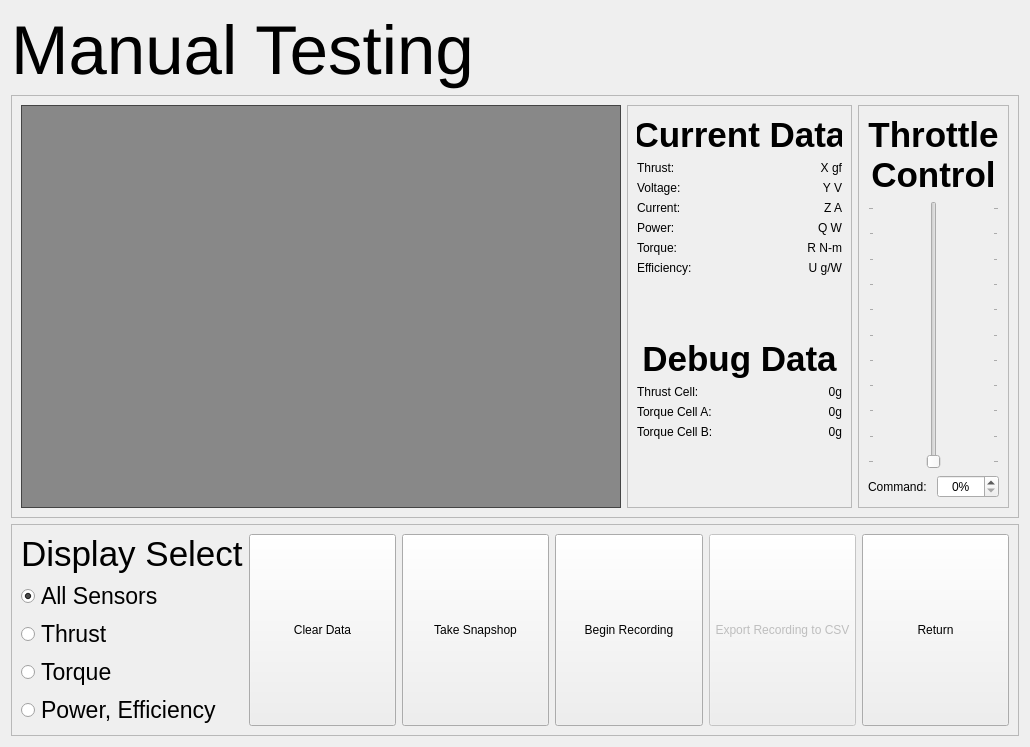
<?xml version="1.0" encoding="UTF-8"?>
<ui version="4.0">
 <class>Form</class>
 <widget class="QWidget" name="Form">
  <property name="geometry">
   <rect>
    <x>0</x>
    <y>0</y>
    <width>1030</width>
    <height>747</height>
   </rect>
  </property>
  <property name="windowTitle">
   <string>Form</string>
  </property>
  <layout class="QVBoxLayout" name="verticalLayout_3">
   <item>
    <widget class="QFrame" name="frame_8">
     <property name="frameShape">
      <enum>QFrame::NoFrame</enum>
     </property>
     <property name="frameShadow">
      <enum>QFrame::Raised</enum>
     </property>
     <layout class="QHBoxLayout" name="horizontalLayout_2">
      <property name="leftMargin">
       <number>0</number>
      </property>
      <property name="topMargin">
       <number>0</number>
      </property>
      <property name="rightMargin">
       <number>0</number>
      </property>
      <property name="bottomMargin">
       <number>0</number>
      </property>
      <item>
       <widget class="QLabel" name="label_2">
        <property name="font">
         <font>
          <pointsize>52</pointsize>
         </font>
        </property>
        <property name="text">
         <string>Manual Testing</string>
        </property>
       </widget>
      </item>
     </layout>
    </widget>
   </item>
   <item>
    <widget class="QFrame" name="frame_10">
     <property name="frameShape">
      <enum>QFrame::StyledPanel</enum>
     </property>
     <property name="frameShadow">
      <enum>QFrame::Raised</enum>
     </property>
     <layout class="QHBoxLayout" name="horizontalLayout_7">
      <property name="sizeConstraint">
       <enum>QLayout::SetMinimumSize</enum>
      </property>
      <item>
       <widget class="QFrame" name="plotContainer">
        <property name="sizePolicy">
         <sizepolicy hsizetype="Expanding" vsizetype="Expanding">
          <horstretch>0</horstretch>
          <verstretch>0</verstretch>
         </sizepolicy>
        </property>
        <property name="minimumSize">
         <size>
          <width>600</width>
          <height>0</height>
         </size>
        </property>
        <property name="autoFillBackground">
         <bool>false</bool>
        </property>
        <layout class="QHBoxLayout" name="horizontalLayout">
         <property name="leftMargin">
          <number>0</number>
         </property>
         <property name="topMargin">
          <number>0</number>
         </property>
         <property name="rightMargin">
          <number>0</number>
         </property>
         <property name="bottomMargin">
          <number>0</number>
         </property>
         <item>
          <widget class="PlotWidget" name="plotArea" native="true">
           <property name="sizePolicy">
            <sizepolicy hsizetype="Expanding" vsizetype="Expanding">
             <horstretch>0</horstretch>
             <verstretch>0</verstretch>
            </sizepolicy>
           </property>
           <property name="minimumSize">
            <size>
             <width>600</width>
             <height>0</height>
            </size>
           </property>
           <property name="autoFillBackground">
            <bool>false</bool>
           </property>
           <property name="styleSheet">
            <string notr="true">background-color: #888;
border: 1px solid #444;</string>
           </property>
          </widget>
         </item>
        </layout>
       </widget>
      </item>
      <item>
       <widget class="QFrame" name="frame_9">
        <property name="sizePolicy">
         <sizepolicy hsizetype="Maximum" vsizetype="Preferred">
          <horstretch>0</horstretch>
          <verstretch>0</verstretch>
         </sizepolicy>
        </property>
        <property name="minimumSize">
         <size>
          <width>200</width>
          <height>350</height>
         </size>
        </property>
        <property name="frameShape">
         <enum>QFrame::StyledPanel</enum>
        </property>
        <property name="frameShadow">
         <enum>QFrame::Raised</enum>
        </property>
        <layout class="QFormLayout" name="formLayout">
         <property name="fieldGrowthPolicy">
          <enum>QFormLayout::AllNonFixedFieldsGrow</enum>
         </property>
         <property name="labelAlignment">
          <set>Qt::AlignLeading|Qt::AlignLeft|Qt::AlignVCenter</set>
         </property>
         <property name="formAlignment">
          <set>Qt::AlignLeading|Qt::AlignLeft|Qt::AlignTop</set>
         </property>
         <item row="0" column="0" colspan="2">
          <widget class="QLabel" name="label_7">
           <property name="font">
            <font>
             <pointsize>26</pointsize>
             <weight>75</weight>
             <bold>true</bold>
            </font>
           </property>
           <property name="text">
            <string>Current Data</string>
           </property>
           <property name="alignment">
            <set>Qt::AlignCenter</set>
           </property>
           <property name="margin">
            <number>0</number>
           </property>
          </widget>
         </item>
         <item row="1" column="0">
          <widget class="QLabel" name="label_8">
           <property name="text">
            <string>Thrust:</string>
           </property>
          </widget>
         </item>
         <item row="1" column="1">
          <widget class="QLabel" name="lblThrust">
           <property name="text">
            <string>X gf</string>
           </property>
           <property name="alignment">
            <set>Qt::AlignRight|Qt::AlignTrailing|Qt::AlignVCenter</set>
           </property>
          </widget>
         </item>
         <item row="2" column="0">
          <widget class="QLabel" name="label_9">
           <property name="text">
            <string>Voltage:</string>
           </property>
          </widget>
         </item>
         <item row="2" column="1">
          <widget class="QLabel" name="lblVoltage">
           <property name="text">
            <string>Y V</string>
           </property>
           <property name="alignment">
            <set>Qt::AlignRight|Qt::AlignTrailing|Qt::AlignVCenter</set>
           </property>
          </widget>
         </item>
         <item row="3" column="0">
          <widget class="QLabel" name="label_10">
           <property name="text">
            <string>Current:</string>
           </property>
          </widget>
         </item>
         <item row="3" column="1">
          <widget class="QLabel" name="lblCurrent">
           <property name="text">
            <string>Z A</string>
           </property>
           <property name="alignment">
            <set>Qt::AlignRight|Qt::AlignTrailing|Qt::AlignVCenter</set>
           </property>
          </widget>
         </item>
         <item row="4" column="0">
          <widget class="QLabel" name="label_11">
           <property name="text">
            <string>Power:</string>
           </property>
          </widget>
         </item>
         <item row="4" column="1">
          <widget class="QLabel" name="lblPower">
           <property name="text">
            <string>Q W</string>
           </property>
           <property name="alignment">
            <set>Qt::AlignRight|Qt::AlignTrailing|Qt::AlignVCenter</set>
           </property>
          </widget>
         </item>
         <item row="5" column="0">
          <widget class="QLabel" name="label_12">
           <property name="text">
            <string>Torque:</string>
           </property>
          </widget>
         </item>
         <item row="5" column="1">
          <widget class="QLabel" name="lblTorque">
           <property name="text">
            <string>R N-m</string>
           </property>
           <property name="alignment">
            <set>Qt::AlignRight|Qt::AlignTrailing|Qt::AlignVCenter</set>
           </property>
          </widget>
         </item>
         <item row="6" column="0">
          <widget class="QLabel" name="label_13">
           <property name="text">
            <string>Efficiency:</string>
           </property>
          </widget>
         </item>
         <item row="6" column="1">
          <widget class="QLabel" name="lblEfficiency">
           <property name="text">
            <string>U g/W</string>
           </property>
           <property name="alignment">
            <set>Qt::AlignRight|Qt::AlignTrailing|Qt::AlignVCenter</set>
           </property>
          </widget>
         </item>
         <item row="7" column="0">
          <spacer name="verticalSpacer">
           <property name="orientation">
            <enum>Qt::Vertical</enum>
           </property>
           <property name="sizeHint" stdset="0">
            <size>
             <width>20</width>
             <height>500</height>
            </size>
           </property>
          </spacer>
         </item>
         <item row="8" column="0" colspan="2">
          <widget class="QLabel" name="label_18">
           <property name="font">
            <font>
             <pointsize>26</pointsize>
             <weight>75</weight>
             <bold>true</bold>
            </font>
           </property>
           <property name="text">
            <string>Debug Data</string>
           </property>
           <property name="alignment">
            <set>Qt::AlignCenter</set>
           </property>
           <property name="margin">
            <number>0</number>
           </property>
          </widget>
         </item>
         <item row="9" column="0">
          <widget class="QLabel" name="label_19">
           <property name="text">
            <string>Thrust Cell:</string>
           </property>
          </widget>
         </item>
         <item row="9" column="1">
          <widget class="QLabel" name="lblThrustCell">
           <property name="text">
            <string>0g</string>
           </property>
           <property name="alignment">
            <set>Qt::AlignRight|Qt::AlignTrailing|Qt::AlignVCenter</set>
           </property>
          </widget>
         </item>
         <item row="10" column="0">
          <widget class="QLabel" name="label_20">
           <property name="text">
            <string>Torque Cell A:</string>
           </property>
          </widget>
         </item>
         <item row="10" column="1">
          <widget class="QLabel" name="lblTorqueCellA">
           <property name="text">
            <string>0g</string>
           </property>
           <property name="alignment">
            <set>Qt::AlignRight|Qt::AlignTrailing|Qt::AlignVCenter</set>
           </property>
          </widget>
         </item>
         <item row="11" column="0">
          <widget class="QLabel" name="label_21">
           <property name="text">
            <string>Torque Cell B:</string>
           </property>
          </widget>
         </item>
         <item row="11" column="1">
          <widget class="QLabel" name="lblTorqueCellB">
           <property name="text">
            <string>0g</string>
           </property>
           <property name="alignment">
            <set>Qt::AlignRight|Qt::AlignTrailing|Qt::AlignVCenter</set>
           </property>
          </widget>
         </item>
         <item row="12" column="0">
          <spacer name="verticalSpacer_2">
           <property name="orientation">
            <enum>Qt::Vertical</enum>
           </property>
           <property name="sizeHint" stdset="0">
            <size>
             <width>20</width>
             <height>500</height>
            </size>
           </property>
          </spacer>
         </item>
        </layout>
       </widget>
      </item>
      <item>
       <widget class="QFrame" name="frame_3">
        <property name="sizePolicy">
         <sizepolicy hsizetype="Maximum" vsizetype="Preferred">
          <horstretch>0</horstretch>
          <verstretch>0</verstretch>
         </sizepolicy>
        </property>
        <property name="frameShape">
         <enum>QFrame::StyledPanel</enum>
        </property>
        <property name="frameShadow">
         <enum>QFrame::Raised</enum>
        </property>
        <layout class="QVBoxLayout" name="verticalLayout_2">
         <item>
          <widget class="QLabel" name="label_3">
           <property name="font">
            <font>
             <pointsize>26</pointsize>
             <weight>75</weight>
             <bold>true</bold>
            </font>
           </property>
           <property name="text">
            <string>Throttle
Control</string>
           </property>
           <property name="alignment">
            <set>Qt::AlignCenter</set>
           </property>
          </widget>
         </item>
         <item>
          <widget class="QSlider" name="throttleSlider">
           <property name="enabled">
            <bool>true</bool>
           </property>
           <property name="sizePolicy">
            <sizepolicy hsizetype="Expanding" vsizetype="Expanding">
             <horstretch>0</horstretch>
             <verstretch>0</verstretch>
            </sizepolicy>
           </property>
           <property name="maximum">
            <number>100</number>
           </property>
           <property name="orientation">
            <enum>Qt::Vertical</enum>
           </property>
           <property name="invertedAppearance">
            <bool>false</bool>
           </property>
           <property name="invertedControls">
            <bool>true</bool>
           </property>
           <property name="tickPosition">
            <enum>QSlider::TicksBothSides</enum>
           </property>
           <property name="tickInterval">
            <number>10</number>
           </property>
          </widget>
         </item>
         <item>
          <widget class="QFrame" name="frame_5">
           <property name="frameShape">
            <enum>QFrame::NoFrame</enum>
           </property>
           <property name="frameShadow">
            <enum>QFrame::Raised</enum>
           </property>
           <layout class="QHBoxLayout" name="horizontalLayout_6">
            <property name="leftMargin">
             <number>0</number>
            </property>
            <property name="topMargin">
             <number>0</number>
            </property>
            <property name="rightMargin">
             <number>0</number>
            </property>
            <property name="bottomMargin">
             <number>0</number>
            </property>
            <item>
             <widget class="QLabel" name="label_6">
              <property name="text">
               <string>Command:</string>
              </property>
             </widget>
            </item>
            <item>
             <widget class="QSpinBox" name="throttleSpinBox">
              <property name="focusPolicy">
               <enum>Qt::WheelFocus</enum>
              </property>
              <property name="alignment">
               <set>Qt::AlignCenter</set>
              </property>
              <property name="keyboardTracking">
               <bool>true</bool>
              </property>
              <property name="suffix">
               <string>%</string>
              </property>
             </widget>
            </item>
           </layout>
          </widget>
         </item>
        </layout>
       </widget>
      </item>
     </layout>
    </widget>
   </item>
   <item>
    <widget class="QFrame" name="frame_4">
     <property name="sizePolicy">
      <sizepolicy hsizetype="Preferred" vsizetype="Preferred">
       <horstretch>0</horstretch>
       <verstretch>0</verstretch>
      </sizepolicy>
     </property>
     <property name="frameShape">
      <enum>QFrame::StyledPanel</enum>
     </property>
     <property name="frameShadow">
      <enum>QFrame::Raised</enum>
     </property>
     <layout class="QHBoxLayout" name="horizontalLayout_3">
      <item>
       <widget class="QFrame" name="frame">
        <property name="frameShape">
         <enum>QFrame::NoFrame</enum>
        </property>
        <property name="frameShadow">
         <enum>QFrame::Raised</enum>
        </property>
        <layout class="QVBoxLayout" name="verticalLayout">
         <property name="leftMargin">
          <number>0</number>
         </property>
         <property name="topMargin">
          <number>0</number>
         </property>
         <property name="rightMargin">
          <number>0</number>
         </property>
         <property name="bottomMargin">
          <number>0</number>
         </property>
         <item>
          <widget class="QLabel" name="label_5">
           <property name="font">
            <font>
             <pointsize>26</pointsize>
             <weight>50</weight>
             <bold>false</bold>
            </font>
           </property>
           <property name="text">
            <string>Display Select</string>
           </property>
          </widget>
         </item>
         <item>
          <widget class="QRadioButton" name="radioButton_3">
           <property name="font">
            <font>
             <pointsize>17</pointsize>
            </font>
           </property>
           <property name="text">
            <string>All Sensors</string>
           </property>
           <property name="checked">
            <bool>true</bool>
           </property>
           <attribute name="buttonGroup">
            <string notr="true">displaySelectGroup</string>
           </attribute>
          </widget>
         </item>
         <item>
          <widget class="QRadioButton" name="radioButton">
           <property name="font">
            <font>
             <pointsize>17</pointsize>
            </font>
           </property>
           <property name="text">
            <string>Thrust</string>
           </property>
           <attribute name="buttonGroup">
            <string notr="true">displaySelectGroup</string>
           </attribute>
          </widget>
         </item>
         <item>
          <widget class="QRadioButton" name="radioButton_2">
           <property name="font">
            <font>
             <pointsize>17</pointsize>
            </font>
           </property>
           <property name="text">
            <string>Torque</string>
           </property>
           <attribute name="buttonGroup">
            <string notr="true">displaySelectGroup</string>
           </attribute>
          </widget>
         </item>
         <item>
          <widget class="QRadioButton" name="radioButton_4">
           <property name="font">
            <font>
             <pointsize>17</pointsize>
            </font>
           </property>
           <property name="text">
            <string>Power, Efficiency</string>
           </property>
           <attribute name="buttonGroup">
            <string notr="true">displaySelectGroup</string>
           </attribute>
          </widget>
         </item>
        </layout>
       </widget>
      </item>
      <item>
       <widget class="QFrame" name="frame_2">
        <property name="sizePolicy">
         <sizepolicy hsizetype="MinimumExpanding" vsizetype="Preferred">
          <horstretch>0</horstretch>
          <verstretch>0</verstretch>
         </sizepolicy>
        </property>
        <property name="frameShape">
         <enum>QFrame::NoFrame</enum>
        </property>
        <property name="frameShadow">
         <enum>QFrame::Raised</enum>
        </property>
        <layout class="QHBoxLayout" name="horizontalLayout_4">
         <property name="leftMargin">
          <number>0</number>
         </property>
         <property name="topMargin">
          <number>0</number>
         </property>
         <property name="rightMargin">
          <number>0</number>
         </property>
         <property name="bottomMargin">
          <number>0</number>
         </property>
         <item>
          <widget class="QPushButton" name="btnClearData">
           <property name="sizePolicy">
            <sizepolicy hsizetype="Preferred" vsizetype="Preferred">
             <horstretch>0</horstretch>
             <verstretch>0</verstretch>
            </sizepolicy>
           </property>
           <property name="text">
            <string>Clear Data</string>
           </property>
          </widget>
         </item>
         <item>
          <widget class="QPushButton" name="btnSnapshot">
           <property name="sizePolicy">
            <sizepolicy hsizetype="Preferred" vsizetype="Preferred">
             <horstretch>0</horstretch>
             <verstretch>0</verstretch>
            </sizepolicy>
           </property>
           <property name="text">
            <string>Take Snapshop</string>
           </property>
          </widget>
         </item>
         <item>
          <widget class="QPushButton" name="btnRecording">
           <property name="sizePolicy">
            <sizepolicy hsizetype="Preferred" vsizetype="Preferred">
             <horstretch>0</horstretch>
             <verstretch>0</verstretch>
            </sizepolicy>
           </property>
           <property name="text">
            <string>Begin Recording</string>
           </property>
          </widget>
         </item>
         <item>
          <widget class="QPushButton" name="btnExport">
           <property name="enabled">
            <bool>false</bool>
           </property>
           <property name="sizePolicy">
            <sizepolicy hsizetype="Preferred" vsizetype="Preferred">
             <horstretch>0</horstretch>
             <verstretch>0</verstretch>
            </sizepolicy>
           </property>
           <property name="text">
            <string>Export Recording to CSV</string>
           </property>
          </widget>
         </item>
         <item>
          <widget class="QPushButton" name="returnButton">
           <property name="sizePolicy">
            <sizepolicy hsizetype="Preferred" vsizetype="Preferred">
             <horstretch>0</horstretch>
             <verstretch>0</verstretch>
            </sizepolicy>
           </property>
           <property name="text">
            <string>Return</string>
           </property>
          </widget>
         </item>
        </layout>
       </widget>
      </item>
     </layout>
    </widget>
   </item>
  </layout>
 </widget>
 <customwidgets>
  <customwidget>
   <class>PlotWidget</class>
   <extends>QWidget</extends>
   <header>pyqtgraph</header>
   <container>1</container>
  </customwidget>
 </customwidgets>
 <resources/>
 <connections/>
 <buttongroups>
  <buttongroup name="displaySelectGroup"/>
 </buttongroups>
</ui>
